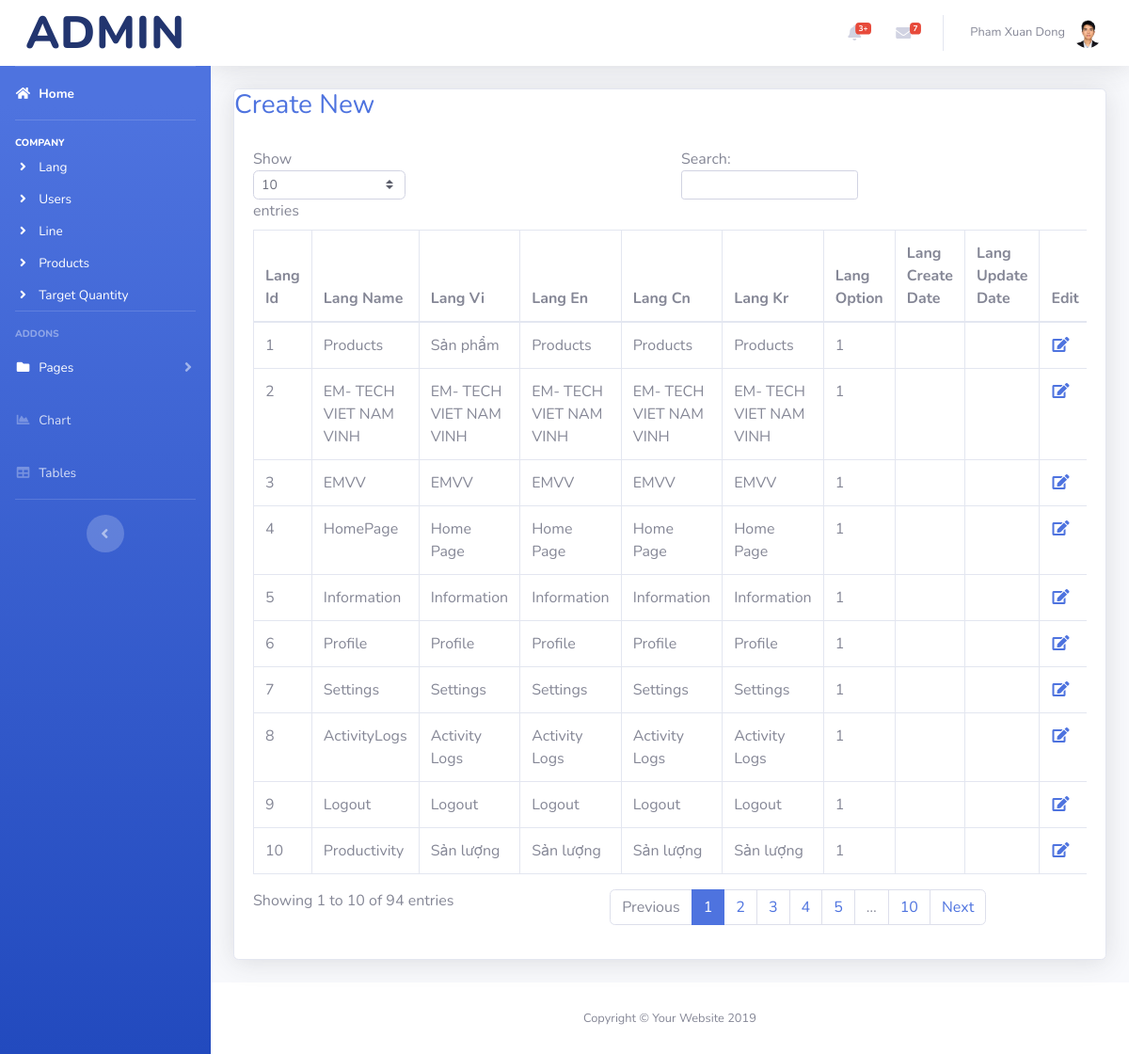
/system?tables_Lang, run on the app's committed database.
### tables this page shows
CREATE TABLE `lang` (
  `LangId` int(6) UNSIGNED NOT NULL,
  `LangName` varchar(30) NOT NULL,
  `LangVi` varchar(200) DEFAULT NULL,
  `LangEn` varchar(200) DEFAULT NULL,
  `LangCn` varchar(200) DEFAULT NULL,
  `LangKr` varchar(200) DEFAULT NULL,
  `LangOption` int(1) DEFAULT NULL,
  `LangCreateDate` timestamp NOT NULL DEFAULT current_timestamp(),
  `LangUpdateDate` timestamp NOT NULL DEFAULT current_timestamp() ON UPDATE current_timestamp()
);

### function/db_lib.php (called while the page is built, shortened)
<?php
class db {
	public $dbh;
	public $lang="En";
	function __construct() {
		if($this->dbh = mysqli_connect(_DB_HOST_, _DB_USER_, _DB_PASS_, _DB_name_)) {
		} else {
			exit('Unable to connect to DB');
		}
		mysqli_query($this->dbh, 'SET NAMES utf8');
		mysqli_query($this->dbh, 'SET CHARACTER SET utf8');
		mysqli_query($this->dbh, 'SET character_set_results = utf8,' . 'character_set_client = utf8, character_set_connection = utf8,' . 'character_set_database = utf8, character_set_server = utf8');
	}
		public function fetchOne($query){
			$rs = mysqli_query($this->dbh,$query);
			return mysqli_fetch_assoc($rs);
		}
		public function fetchAll($query){
			$rows = array();
			$rs = mysqli_query($this->dbh,$query);
			while ($row = mysqli_fetch_assoc($rs)){
				$rows[] = $row;
			}
			return $rows;
		}
		public function lang($key,$value=Null) {
			$ngongu = $this->lang;
			if ($value==Null) {
				$value = implode(" ",preg_split('/(?=[A-Z])/', $key, -1, PREG_SPLIT_NO_EMPTY));
			}
			$return = $value;
			$query = "SELECT Lang".$ngongu." FROM " . _DB_PREFIX_ . "lang WHERE LangName='".$key."'" ;
			$rs = mysqli_query($this->dbh,$query);
			$result = $rs->fetch_array();
			if (isset($result['Lang'.$ngongu])) {
				$return =  $result['Lang'.$ngongu];
			}else{
				$sql = "INSERT INTO Lang(`LangName`,`LangVi`,`LangEn`,`LangCn`,`LangKr`,`LangOption`)
				VALUES('".$key."','".$value."','".$value."','".$value."','".$value."',1)";
				$result = mysqli_query( $this->dbh, $sql );
			}
			return $return;
		}
}
?>

### system/tables.php (the view, shortened to what this page needs)
 <?php
 $sql = "Select *
 from ".$target."
 WHERE ".$target."Id = 1
 ";
 $ketqua = $oDB-> fetchOne($sql);
 $headerar = (array_keys($ketqua));
 $text1 = '';
 $text2 = '';
 foreach ($headerar as $key => $value) {
     if (strpos( $value, $target ) !== false) {
         $text2=$text2.'
         '.$target.'.'.$value.',';
       }else{
         $SelectTable = str_replace('Id', '', $value);
         $text1= $text1.'
         Inner join '.$SelectTable.' on '.$target.'.'.$SelectTable.'Id = '.$SelectTable.'.'.$SelectTable.'Id' ;
         $text2=$text2.'
         '.$SelectTable.'.'.$SelectTable.'Name,';
       }
 }
 $text2 =rtrim($text2, ',');
 $sql = "Select
 ".$text2."
 from ".$target."
 ".$text1."
 ";
 $ketqua = $oDB-> fetchAll($sql);
 $headerar = (array_keys($ketqua[0]));
 ?>
  <div class="card shadow mb-4">
            <h3><a href="<?php echo '?create_'.$target?>"><?php echo $oDB->lang("CreateNew") ?></a></h3>
            <div class="card-body">
              <div class="table-responsive">
                <table class="table table-bordered" id="dataTable" width="100%" cellspacing="0">
                  <thead>
                    <tr>
<?php
                    foreach ($headerar as $key => $value) {
                        echo "<th>".$oDB->lang($value)."</th>";
                    }
                    echo "<th>".$oDB->lang("Edit")."</th>";
?>
                    </tr>
                  </thead>
                  <tbody>
<?php
                  for ($i=0; $i < count($ketqua); $i++) {
                      echo "<tr>";
                    foreach ($headerar as $key2 => $value2) {
                      if (strpos( $value2, 'Date' ) !== false) {
                        echo "<td></td>";
                      }else{
                        echo "<td>".$ketqua[$i][$value2]."</td>";
                      }
                    }
                      echo "<td><a href='?update_".$target."_".$ketqua[$i][$target.'Id']."'><i class='fas fa-fw fa-edit'></i></a></td>";
                      echo "</tr>";
                  }
?>
                  </tbody>
                </table>
              </div>
            </div>
          </div>

### views/template-header.php (shortened to what this page needs)
<!DOCTYPE html>
<html lang="en">
<head>
  <link href="../vendor/fontawesome-free/css/all.min.css" rel="stylesheet" type="text/css">
  <link rel="stylesheet" href="../vendor/select/dist/css/bootstrap-select.min.css">
  <link href="../css/sb-admin-2.css" rel="stylesheet">
</head>

### system/index.php (shortened to what this page needs)
<?php
require('../function/db_lib.php');
$page = 'system';
require('../views/template-header.php');
require('../function/template.php');
$oDB = new db();
$actionar = (array_keys($_GET));
$actionkey = (isset($actionar[0])) ? $actionar[0] : 'content' ;
$action =  (explode("_",$actionkey));
$option = $action[0];
$target = (isset($action[1])) ? ucfirst($action[1]) : 'Company' ;
?>
<body id="page-top">
  <div id="wrapper">
  <?php require('sidebar.php') ?>
    <div id="content-wrapper" class="d-flex flex-column">
      <div id="content">
        <?php require('navbar.php') ?>
        <div class="container-fluid">
        <?php require($option.'.php') ?>
        </div>
      </div>
      <footer class="sticky-footer bg-white">
        <div class="container my-auto">
          <div class="copyright text-center my-auto">
            <span>Copyright &copy; Your Website 2019</span>
          </div>
        </div>
      </footer>
    </div>
  </div>
</body>
</html>

### system/sidebar.php (shortened to what this page needs)
    <ul class="navbar-nav bg-gradient-primary sidebar sidebar-dark accordion" id="accordionSidebar">
      <a class="sidebar-brand d-flex align-items-center justify-content-center" href="../home/" Style='background-color:white;'>
        <div class="sidebar-brand-text mx-3" Style='Color:#22356f;font-size: 3em'>Admin</div>
      </a>
      <hr class="sidebar-divider my-0">
      <li class="nav-item active">
        <a class="nav-link" href="../<?php echo $page ?>">
          <i class="fas fa-fw fa-home"></i>
          <span><?php echo $oDB->lang("Home") ?></span></a>
      </li>
<?php
$arr = array(
  array('?tables_Lang', 'fa-angle-right',$oDB->lang("Lang")),
  array('?tables_Users', 'fa-angle-right',$oDB->lang("Users")),
  array('?tables_Line', 'fa-angle-right',$oDB->lang("Line")),
  array('?tables_Products', 'fa-angle-right',$oDB->lang("Products")),
  array('?tables_TargetQuantity', 'fa-angle-right',$oDB->lang("TargetQuantity")),
);
echo nav_item($oDB->lang("Company"),$arr);
?>
<hr class="sidebar-divider">
<div class="sidebar-heading">
  Addons
</div>
<?php
$arr = array(
  array('#','Login'),
  array('#','Register'),
  array('#','Forgot Password'),
  array('../404.html','404 Page')
);
echo nav_item_collapsed('Pages','fa-folder',$arr,'Pages');
echo nav_item_one('charts.html','fa-chart-area','Chart');
echo nav_item_one('tables.html','fa-table','Tables')
?>
      <hr class="sidebar-divider d-none d-md-block">
      <div class="text-center d-none d-md-inline">
        <button class="rounded-circle border-0" id="sidebarToggle"></button>
      </div>
    </ul>

### function/template.php
<?php
function nav_item($header,$arr){
$a = "
        <hr class='sidebar-divider'>
        <div class='sidebar-heading' style='color:white;'>
        ".$header."
        </div>
";
$b = '';
foreach ($arr as $key => $value) {
    $b = $b."
        <li class='nav-item'>
            <a class='nav-link' href='".$value[0]."' style='Padding:5px 16px;color:white;'>
            <i class='fas fa-fw ".$value[1]."' style='color:white;'></i>
            <span>".$value[2]."</span></a>
        </li>
    ";
}
return $a.$b;
}
function nav_item_collapsed($header,$icon,$arr,$id){
    $a = "
        <li class='nav-item'>
            <a class='nav-link collapsed' href='#' data-toggle='collapse' data-target='#".$id."' aria-expanded='true' aria-controls='collapseTwo'>
            <i class='fas fa-fw ".$icon."' style='color:white;'></i>
            <span style='color:white;'>".$header."</span>
            </a>
            <div id='".$id."' class='collapse' aria-labelledby='headingTwo' data-parent='#accordionSidebar'>
            <div class='bg-white py-2 collapse-inner rounded'>
    ";
    $b = '';
    foreach ($arr as $key => $value) {
        $b = $b."
            <a class='collapse-item' href='".$value[0]."'>".$value[1]."</a>
        ";
    }
    $c = "
            </div>
            </div>
        </li>";
    return $a.$b.$c;
    }
function nav_item_one($link,$icon,$text){
    $a = "
    <li class='nav-item'>
        <a class='nav-link' href='".$link."'>
        <i class='fas fa-fw ".$icon."'></i>
        <span>".$text."</span></a>
    </li>";
    return $a;
}

### system/navbar.php (shortened to what this page needs)
<nav class="navbar navbar-expand navbar-light bg-white topbar mb-4 static-top shadow">
          <ul class="navbar-nav ml-auto">
            <li class="nav-item dropdown no-arrow mx-1">
              <a class="nav-link dropdown-toggle" href="#" id="alertsDropdown" role="button" data-toggle="dropdown" aria-haspopup="true" aria-expanded="false">
                <i class="fas fa-bell fa-fw"></i>
                <span class="badge badge-danger badge-counter">3+</span>
              </a>
            </li>
            <li class="nav-item dropdown no-arrow mx-1">
              <a class="nav-link dropdown-toggle" href="#" id="messagesDropdown" role="button" data-toggle="dropdown" aria-haspopup="true" aria-expanded="false">
                <i class="fas fa-envelope fa-fw"></i>
                <span class="badge badge-danger badge-counter">7</span>
              </a>
            </li>
            <li class="nav-item dropdown no-arrow">
              <a class="nav-link dropdown-toggle" href="#" id="userDropdown" role="button" data-toggle="dropdown" aria-haspopup="true" aria-expanded="false">
                <span class="mr-2 d-none d-lg-inline text-gray-600 small">Pham Xuan Dong</span>
                <img class="img-profile rounded-circle" src="../img/Users/HL0022.jpg">
              </a>
            </li>
          </ul>
        </nav>

### data on the page
lang: LangEn "Home"
lang: LangEn "COMPANY"
lang: LangEn "Create New"
lang: LangEn "Lang Id"
lang: LangEn "Lang Name"
lang: LangEn "Lang Vi"
lang: LangEn "Lang En"
lang: LangEn "Lang Cn"
lang: LangEn "Lang Kr"
lang: LangEn "Lang Option"
lang: LangEn "Lang Create Date"
lang: LangEn "Lang Update Date"
lang: LangEn "Edit"
lang: LangId "1", LangName "Products", LangVi "Sản phẩm", LangEn "Products", LangCn "Products", LangKr "Products", LangOption "1"
lang: LangId "2", LangName "EM- TECH VIET NAM VINH", LangVi "EM- TECH VIET NAM VINH", LangEn "EM- TECH VIET NAM VINH", LangCn "EM- TECH VIET NAM VINH", LangKr "EM- TECH VIET NAM VINH", LangOption "1"
lang: LangId "3", LangName "EMVV", LangVi "EMVV", LangEn "EMVV", LangCn "EMVV", LangKr "EMVV", LangOption "1"
lang: LangId "4", LangName "HomePage", LangVi "Home Page", LangEn "Home Page", LangCn "Home Page", LangKr "Home Page", LangOption "1"
lang: LangId "5", LangName "Information", LangVi "Information", LangEn "Information", LangCn "Information", LangKr "Information", LangOption "1"
lang: LangId "6", LangName "Profile", LangVi "Profile", LangEn "Profile", LangCn "Profile", LangKr "Profile", LangOption "1"
lang: LangId "7", LangName "Settings", LangVi "Settings", LangEn "Settings", LangCn "Settings", LangKr "Settings", LangOption "1"
lang: LangId "8", LangName "ActivityLogs", LangVi "Activity Logs", LangEn "Activity Logs", LangCn "Activity Logs", LangKr "Activity Logs", LangOption "1"
lang: LangId "9", LangName "Logout", LangVi "Logout", LangEn "Logout", LangCn "Logout", LangKr "Logout", LangOption "1"
lang: LangId "10", LangName "Productivity", LangVi "Sản lượng", LangEn "Sản lượng", LangCn "Sản lượng", LangKr "Sản lượng", LangOption "1"

### other printed values
$value[2] "Lang Users Line Products Target Quantity"
$header "Pages"
$text "Chart Tables"
